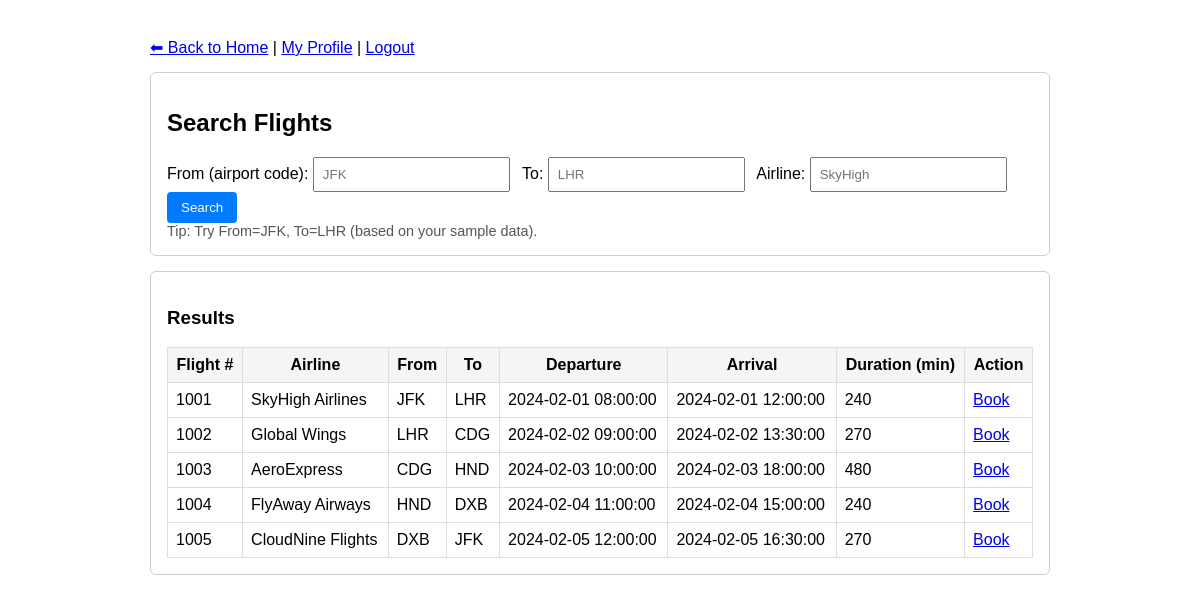
The app's page /search_flights.php (signed in) with its own data.
### tables this page shows
CREATE TABLE `flight` (
  `flight_number` int(11) NOT NULL,
  `airline_id` int(11) DEFAULT NULL,
  `aircraft_id` int(11) DEFAULT NULL,
  `departure_time` datetime DEFAULT NULL,
  `arrival_time` datetime DEFAULT NULL,
  `duration_minutes` int(11) DEFAULT NULL,
  `departure_airport_code` varchar(10) DEFAULT NULL,
  `arrival_airport_code` varchar(10) DEFAULT NULL
);

CREATE TABLE `airline_company` (
  `airline_id` int(11) NOT NULL,
  `name` varchar(120) NOT NULL
);

### search_flights.php (the view, shortened to what this page needs)
<?php
include 'connection.php';
$from = trim($_GET['from'] ?? '');
$to = trim($_GET['to'] ?? '');
$airline = trim($_GET['airline'] ?? '');
$sql = "
SELECT
    f.flight_number,
    a.name AS airline_name,
    f.departure_airport_code,
    f.arrival_airport_code,
    f.departure_time,
    f.arrival_time,
    f.duration_minutes
FROM flight f
JOIN airline_company a ON a.airline_id = f.airline_id
WHERE 1=1
";
$sql .= " ORDER BY f.departure_time ASC ";
$stmt = $conn->prepare($sql);
$stmt->execute();
$result = $stmt->get_result();
?>
<!DOCTYPE html>
<html>
<head>
</head>
<body>
<div class="container">
    <div class="nav">
        <a href="user_home.php">⬅ Back to Home</a> |
        <a href="profile.php">My Profile</a> |
        <a href="logout.php">Logout</a>
    </div>
    <div class="card">
        <h2>Search Flights</h2>
        <form method="get" action="search_flights.php">
            <label>From (airport code):</label>
            <input type="text" name="from" placeholder="JFK" value="<?= htmlspecialchars($from) ?>" maxlength="10">
            <label>To:</label>
            <input type="text" name="to" placeholder="LHR" value="<?= htmlspecialchars($to) ?>" maxlength="10">
            <label>Airline:</label>
            <input type="text" name="airline" placeholder="SkyHigh" value="<?= htmlspecialchars($airline) ?>" maxlength="120">
            <button class="btn" type="submit">Search</button>
        </form>
        <div class="small">Tip: Try From=JFK, To=LHR (based on your sample data).</div>
    </div>
    <div class="card">
        <h3>Results</h3>
        <table>
            <tr>
                <th>Flight #</th>
                <th>Airline</th>
                <th>From</th>
                <th>To</th>
                <th>Departure</th>
                <th>Arrival</th>
                <th>Duration (min)</th>
                <th>Action</th>
            </tr>
            <?php if ($result->num_rows === 0): ?>
                <tr><td colspan="8">No flights found.</td></tr>
            <?php else: ?>
                <?php while ($row = $result->fetch_assoc()): ?>
                    <tr>
                        <td><?= htmlspecialchars($row['flight_number']) ?></td>
                        <td><?= htmlspecialchars($row['airline_name']) ?></td>
                        <td><?= htmlspecialchars($row['departure_airport_code']) ?></td>
                        <td><?= htmlspecialchars($row['arrival_airport_code']) ?></td>
                        <td><?= htmlspecialchars($row['departure_time']) ?></td>
                        <td><?= htmlspecialchars($row['arrival_time']) ?></td>
                        <td><?= htmlspecialchars($row['duration_minutes']) ?></td>
                        <td>
                            <a href="book_flight.php?flight_number=<?= urlencode($row['flight_number']) ?>">
                                Book
                            </a>
                        </td>
                    </tr>
                <?php endwhile; ?>
            <?php endif; ?>
        </table>
    </div>
</div>
</body>
</html>

### search_flights.php (style rules this page uses)
body { font-family: Arial, sans-serif; padding: 30px; }
.container { max-width: 900px; margin: 0 auto; }
.nav { margin-bottom: 15px; }
.card { border: 1px solid #ccc; padding: 16px; border-radius: 6px; margin-bottom: 15px; }
input { padding: 8px; margin-right: 8px; }
.btn { padding: 8px 14px; border: none; background: #007bff; color: #fff; border-radius: 4px; cursor: pointer; }
table { width: 100%; border-collapse: collapse; }
th, td { border: 1px solid #ddd; padding: 8px; }
th { background: #f5f5f5; }
.small { color: #555; font-size: 0.9em; }

### records on screen
flight: flight_number "1001", airline.name "SkyHigh Airlines", departure_airport_code "JFK", arrival_airport_code "LHR", departure_time "2024-02-01 08:00:00", arrival_time "2024-02-01 12:00:00", duration_minutes "240"
flight: flight_number "1002", airline.name "Global Wings", departure_airport_code "LHR", arrival_airport_code "CDG", departure_time "2024-02-02 09:00:00", arrival_time "2024-02-02 13:30:00", duration_minutes "270"
flight: flight_number "1003", airline.name "AeroExpress", departure_airport_code "CDG", arrival_airport_code "HND", departure_time "2024-02-03 10:00:00", arrival_time "2024-02-03 18:00:00", duration_minutes "480"
flight: flight_number "1004", airline.name "FlyAway Airways", departure_airport_code "HND", arrival_airport_code "DXB", departure_time "2024-02-04 11:00:00", arrival_time "2024-02-04 15:00:00", duration_minutes "240"
flight: flight_number "1005", airline.name "CloudNine Flights", departure_airport_code "DXB", arrival_airport_code "JFK", departure_time "2024-02-05 12:00:00", arrival_time "2024-02-05 16:30:00", duration_minutes "270"
